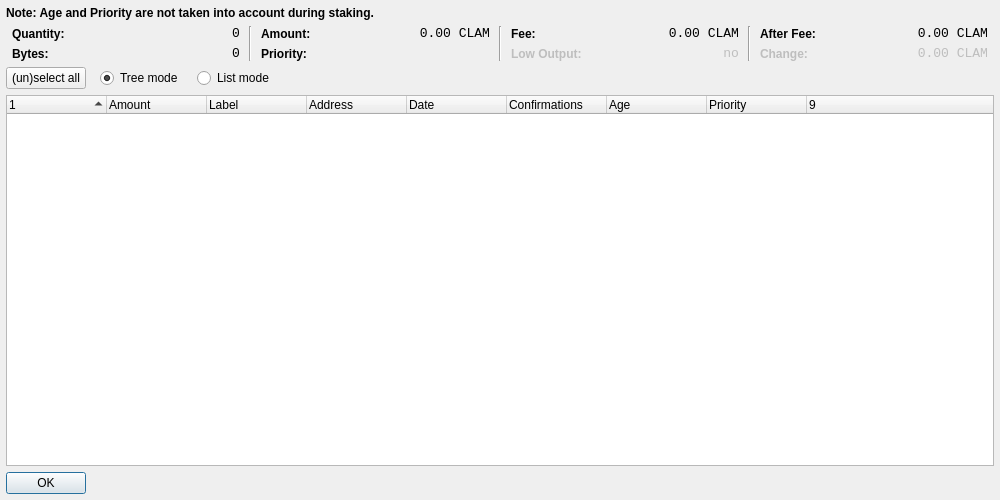
<?xml version="1.0" encoding="UTF-8"?>
<ui version="4.0">
 <class>CoinControlDialog</class>
 <widget class="QDialog" name="CoinControlDialog">
  <property name="geometry">
   <rect>
    <x>0</x>
    <y>0</y>
    <width>1000</width>
    <height>500</height>
   </rect>
  </property>
  <property name="windowTitle">
   <string>Coin Control</string>
  </property>
  <layout class="QGridLayout" name="gridLayout">
   <property name="leftMargin">
    <number>6</number>
   </property>
   <property name="topMargin">
    <number>6</number>
   </property>
   <property name="rightMargin">
    <number>6</number>
   </property>
   <property name="bottomMargin">
    <number>6</number>
   </property>
   <item row="3" column="0">
    <widget class="CoinControlTreeWidget" name="treeWidget">
     <property name="contextMenuPolicy">
      <enum>Qt::CustomContextMenu</enum>
     </property>
     <property name="sortingEnabled">
      <bool>false</bool>
     </property>
     <property name="columnCount">
      <number>9</number>
     </property>
     <attribute name="headerShowSortIndicator" stdset="0">
      <bool>true</bool>
     </attribute>
     <attribute name="headerStretchLastSection">
      <bool>true</bool>
     </attribute>
     <column>
      <property name="text">
       <string/>
      </property>
     </column>
     <column>
      <property name="text">
       <string>Amount</string>
      </property>
     </column>
     <column>
      <property name="text">
       <string>Label</string>
      </property>
     </column>
     <column>
      <property name="text">
       <string>Address</string>
      </property>
     </column>
     <column>
      <property name="text">
       <string>Date</string>
      </property>
     </column>
     <column>
      <property name="text">
       <string>Confirmations</string>
      </property>
      <property name="toolTip">
       <string>Confirmed</string>
      </property>
     </column>
     <column>
      <property name="text">
       <string>Age</string>
      </property>
      <property name="toolTip">
       <string>Age in days</string>
      </property>
     </column>
     <column>
      <property name="text">
       <string>Priority</string>
      </property>
     </column>
    </widget>
   </item>
   <item row="1" column="0">
    <layout class="QHBoxLayout" name="horizontalLayoutTop" stretch="0,0,0,0,0,0,0">
     <property name="spacing">
      <number>3</number>
     </property>
     <property name="topMargin">
      <number>0</number>
     </property>
     <property name="bottomMargin">
      <number>0</number>
     </property>
     <item>
      <layout class="QFormLayout" name="formLayoutCoinControl1">
       <property name="horizontalSpacing">
        <number>5</number>
       </property>
       <property name="verticalSpacing">
        <number>5</number>
       </property>
       <property name="leftMargin">
        <number>6</number>
       </property>
       <property name="rightMargin">
        <number>6</number>
       </property>
       <item row="0" column="0">
        <widget class="QLabel" name="labelCoinControlQuantityText">
         <property name="styleSheet">
          <string notr="true">font-weight:bold;</string>
         </property>
         <property name="text">
          <string>Quantity:</string>
         </property>
        </widget>
       </item>
       <item row="0" column="1">
        <widget class="QLabel" name="labelCoinControlQuantity">
         <property name="font">
          <font>
           <family>Monospace</family>
           <pointsize>10</pointsize>
          </font>
         </property>
         <property name="cursor">
          <cursorShape>IBeamCursor</cursorShape>
         </property>
         <property name="contextMenuPolicy">
          <enum>Qt::ActionsContextMenu</enum>
         </property>
         <property name="text">
          <string notr="true">0</string>
         </property>
         <property name="alignment">
          <set>Qt::AlignRight|Qt::AlignTrailing|Qt::AlignVCenter</set>
         </property>
         <property name="textInteractionFlags">
          <set>Qt::LinksAccessibleByMouse|Qt::TextSelectableByKeyboard|Qt::TextSelectableByMouse</set>
         </property>
        </widget>
       </item>
       <item row="1" column="0">
        <widget class="QLabel" name="labelCoinControlBytesText">
         <property name="styleSheet">
          <string notr="true">font-weight:bold;</string>
         </property>
         <property name="text">
          <string>Bytes:</string>
         </property>
        </widget>
       </item>
       <item row="1" column="1">
        <widget class="QLabel" name="labelCoinControlBytes">
         <property name="font">
          <font>
           <family>Monospace</family>
           <pointsize>10</pointsize>
          </font>
         </property>
         <property name="cursor">
          <cursorShape>IBeamCursor</cursorShape>
         </property>
         <property name="contextMenuPolicy">
          <enum>Qt::ActionsContextMenu</enum>
         </property>
         <property name="text">
          <string notr="true">0</string>
         </property>
         <property name="alignment">
          <set>Qt::AlignRight|Qt::AlignTrailing|Qt::AlignVCenter</set>
         </property>
         <property name="textInteractionFlags">
          <set>Qt::LinksAccessibleByMouse|Qt::TextSelectableByKeyboard|Qt::TextSelectableByMouse</set>
         </property>
        </widget>
       </item>
      </layout>
     </item>
     <item>
      <widget class="Line" name="line">
       <property name="orientation">
        <enum>Qt::Vertical</enum>
       </property>
      </widget>
     </item>
     <item>
      <layout class="QFormLayout" name="formLayoutCoinControl2">
       <property name="horizontalSpacing">
        <number>5</number>
       </property>
       <property name="verticalSpacing">
        <number>5</number>
       </property>
       <property name="leftMargin">
        <number>6</number>
       </property>
       <property name="rightMargin">
        <number>6</number>
       </property>
       <item row="0" column="0">
        <widget class="QLabel" name="labelCoinControlAmountText">
         <property name="styleSheet">
          <string notr="true">font-weight:bold;</string>
         </property>
         <property name="text">
          <string>Amount:</string>
         </property>
        </widget>
       </item>
       <item row="0" column="1">
        <widget class="QLabel" name="labelCoinControlAmount">
         <property name="font">
          <font>
           <family>Monospace</family>
           <pointsize>10</pointsize>
          </font>
         </property>
         <property name="cursor">
          <cursorShape>IBeamCursor</cursorShape>
         </property>
         <property name="contextMenuPolicy">
          <enum>Qt::ActionsContextMenu</enum>
         </property>
         <property name="text">
          <string notr="true">0.00 CLAM</string>
         </property>
         <property name="alignment">
          <set>Qt::AlignRight|Qt::AlignTrailing|Qt::AlignVCenter</set>
         </property>
         <property name="textInteractionFlags">
          <set>Qt::LinksAccessibleByMouse|Qt::TextSelectableByKeyboard|Qt::TextSelectableByMouse</set>
         </property>
        </widget>
       </item>
       <item row="1" column="0">
        <widget class="QLabel" name="labelCoinControlPriorityText">
         <property name="styleSheet">
          <string notr="true">font-weight:bold;</string>
         </property>
         <property name="text">
          <string>Priority:</string>
         </property>
        </widget>
       </item>
       <item row="1" column="1">
        <widget class="QLabel" name="labelCoinControlPriority">
         <property name="font">
          <font>
           <family>Monospace</family>
           <pointsize>10</pointsize>
          </font>
         </property>
         <property name="cursor">
          <cursorShape>IBeamCursor</cursorShape>
         </property>
         <property name="contextMenuPolicy">
          <enum>Qt::ActionsContextMenu</enum>
         </property>
         <property name="text">
          <string/>
         </property>
         <property name="alignment">
          <set>Qt::AlignRight|Qt::AlignTrailing|Qt::AlignVCenter</set>
         </property>
         <property name="textInteractionFlags">
          <set>Qt::LinksAccessibleByMouse|Qt::TextSelectableByKeyboard|Qt::TextSelectableByMouse</set>
         </property>
        </widget>
       </item>
      </layout>
     </item>
     <item>
      <widget class="Line" name="line_2">
       <property name="orientation">
        <enum>Qt::Vertical</enum>
       </property>
      </widget>
     </item>
     <item>
      <layout class="QFormLayout" name="formLayoutCoinControl3">
       <property name="horizontalSpacing">
        <number>5</number>
       </property>
       <property name="verticalSpacing">
        <number>5</number>
       </property>
       <property name="leftMargin">
        <number>6</number>
       </property>
       <property name="rightMargin">
        <number>6</number>
       </property>
       <item row="0" column="0">
        <widget class="QLabel" name="labelCoinControlFeeText">
         <property name="styleSheet">
          <string notr="true">font-weight:bold;</string>
         </property>
         <property name="text">
          <string>Fee:</string>
         </property>
        </widget>
       </item>
       <item row="0" column="1">
        <widget class="QLabel" name="labelCoinControlFee">
         <property name="font">
          <font>
           <family>Monospace</family>
           <pointsize>10</pointsize>
          </font>
         </property>
         <property name="cursor">
          <cursorShape>IBeamCursor</cursorShape>
         </property>
         <property name="contextMenuPolicy">
          <enum>Qt::ActionsContextMenu</enum>
         </property>
         <property name="text">
          <string notr="true">0.00 CLAM</string>
         </property>
         <property name="alignment">
          <set>Qt::AlignRight|Qt::AlignTrailing|Qt::AlignVCenter</set>
         </property>
         <property name="textInteractionFlags">
          <set>Qt::LinksAccessibleByMouse|Qt::TextSelectableByKeyboard|Qt::TextSelectableByMouse</set>
         </property>
        </widget>
       </item>
       <item row="1" column="0">
        <widget class="QLabel" name="labelCoinControlLowOutputText">
         <property name="enabled">
          <bool>false</bool>
         </property>
         <property name="styleSheet">
          <string notr="true">font-weight:bold;</string>
         </property>
         <property name="text">
          <string>Low Output:</string>
         </property>
        </widget>
       </item>
       <item row="1" column="1">
        <widget class="QLabel" name="labelCoinControlLowOutput">
         <property name="enabled">
          <bool>false</bool>
         </property>
         <property name="font">
          <font>
           <family>Monospace</family>
           <pointsize>10</pointsize>
          </font>
         </property>
         <property name="cursor">
          <cursorShape>IBeamCursor</cursorShape>
         </property>
         <property name="contextMenuPolicy">
          <enum>Qt::ActionsContextMenu</enum>
         </property>
         <property name="text">
          <string notr="true">no</string>
         </property>
         <property name="alignment">
          <set>Qt::AlignRight|Qt::AlignTrailing|Qt::AlignVCenter</set>
         </property>
         <property name="textInteractionFlags">
          <set>Qt::LinksAccessibleByMouse|Qt::TextSelectableByKeyboard|Qt::TextSelectableByMouse</set>
         </property>
        </widget>
       </item>
      </layout>
     </item>
     <item>
      <widget class="Line" name="line_3">
       <property name="orientation">
        <enum>Qt::Vertical</enum>
       </property>
      </widget>
     </item>
     <item>
      <layout class="QFormLayout" name="formLayoutCoinControl4">
       <property name="fieldGrowthPolicy">
        <enum>QFormLayout::AllNonFixedFieldsGrow</enum>
       </property>
       <property name="horizontalSpacing">
        <number>5</number>
       </property>
       <property name="verticalSpacing">
        <number>5</number>
       </property>
       <property name="leftMargin">
        <number>6</number>
       </property>
       <property name="rightMargin">
        <number>6</number>
       </property>
       <item row="0" column="0">
        <widget class="QLabel" name="labelCoinControlAfterFeeText">
         <property name="styleSheet">
          <string notr="true">font-weight:bold;</string>
         </property>
         <property name="text">
          <string>After Fee:</string>
         </property>
        </widget>
       </item>
       <item row="0" column="1">
        <widget class="QLabel" name="labelCoinControlAfterFee">
         <property name="font">
          <font>
           <family>Monospace</family>
           <pointsize>10</pointsize>
          </font>
         </property>
         <property name="cursor">
          <cursorShape>IBeamCursor</cursorShape>
         </property>
         <property name="contextMenuPolicy">
          <enum>Qt::ActionsContextMenu</enum>
         </property>
         <property name="text">
          <string notr="true">0.00 CLAM</string>
         </property>
         <property name="alignment">
          <set>Qt::AlignRight|Qt::AlignTrailing|Qt::AlignVCenter</set>
         </property>
         <property name="textInteractionFlags">
          <set>Qt::LinksAccessibleByMouse|Qt::TextSelectableByKeyboard|Qt::TextSelectableByMouse</set>
         </property>
        </widget>
       </item>
       <item row="1" column="0">
        <widget class="QLabel" name="labelCoinControlChangeText">
         <property name="enabled">
          <bool>false</bool>
         </property>
         <property name="styleSheet">
          <string notr="true">font-weight:bold;</string>
         </property>
         <property name="text">
          <string>Change:</string>
         </property>
        </widget>
       </item>
       <item row="1" column="1">
        <widget class="QLabel" name="labelCoinControlChange">
         <property name="enabled">
          <bool>false</bool>
         </property>
         <property name="font">
          <font>
           <family>Monospace</family>
           <pointsize>10</pointsize>
          </font>
         </property>
         <property name="cursor">
          <cursorShape>IBeamCursor</cursorShape>
         </property>
         <property name="contextMenuPolicy">
          <enum>Qt::ActionsContextMenu</enum>
         </property>
         <property name="text">
          <string notr="true">0.00 CLAM</string>
         </property>
         <property name="alignment">
          <set>Qt::AlignRight|Qt::AlignTrailing|Qt::AlignVCenter</set>
         </property>
         <property name="textInteractionFlags">
          <set>Qt::LinksAccessibleByMouse|Qt::TextSelectableByKeyboard|Qt::TextSelectableByMouse</set>
         </property>
        </widget>
       </item>
      </layout>
     </item>
    </layout>
   </item>
   <item row="4" column="0">
    <widget class="QDialogButtonBox" name="buttonBox">
     <property name="sizePolicy">
      <sizepolicy hsizetype="Maximum" vsizetype="Fixed">
       <horstretch>0</horstretch>
       <verstretch>0</verstretch>
      </sizepolicy>
     </property>
     <property name="orientation">
      <enum>Qt::Horizontal</enum>
     </property>
     <property name="standardButtons">
      <set>QDialogButtonBox::Ok</set>
     </property>
    </widget>
   </item>
   <item row="2" column="0">
    <layout class="QHBoxLayout" name="horizontalLayoutPanel" stretch="0,0,0,0">
     <property name="spacing">
      <number>14</number>
     </property>
     <item>
      <widget class="QPushButton" name="pushButtonSelectAll">
       <property name="sizePolicy">
        <sizepolicy hsizetype="Maximum" vsizetype="Fixed">
         <horstretch>0</horstretch>
         <verstretch>0</verstretch>
        </sizepolicy>
       </property>
       <property name="text">
        <string>(un)select all</string>
       </property>
      </widget>
     </item>
     <item>
      <widget class="QRadioButton" name="radioTreeMode">
       <property name="sizePolicy">
        <sizepolicy hsizetype="Maximum" vsizetype="Fixed">
         <horstretch>0</horstretch>
         <verstretch>0</verstretch>
        </sizepolicy>
       </property>
       <property name="text">
        <string>Tree mode</string>
       </property>
       <property name="checked">
        <bool>true</bool>
       </property>
      </widget>
     </item>
     <item>
      <widget class="QRadioButton" name="radioListMode">
       <property name="sizePolicy">
        <sizepolicy hsizetype="Maximum" vsizetype="Fixed">
         <horstretch>0</horstretch>
         <verstretch>0</verstretch>
        </sizepolicy>
       </property>
       <property name="text">
        <string>List mode</string>
       </property>
      </widget>
     </item>
     <item>
      <spacer name="horizontalSpacer">
       <property name="orientation">
        <enum>Qt::Horizontal</enum>
       </property>
       <property name="sizeHint" stdset="0">
        <size>
         <width>40</width>
         <height>20</height>
        </size>
       </property>
      </spacer>
     </item>
    </layout>
   </item>
   <item row="0" column="0">
    <widget class="QLabel" name="label">
     <property name="font">
      <font>
       <weight>75</weight>
       <bold>true</bold>
      </font>
     </property>
     <property name="text">
      <string>Note: Age and Priority are not taken into account during staking.</string>
     </property>
    </widget>
   </item>
  </layout>
 </widget>
 <customwidgets>
  <customwidget>
   <class>CoinControlTreeWidget</class>
   <extends>QTreeWidget</extends>
   <header>coincontroltreewidget.h</header>
  </customwidget>
 </customwidgets>
 <resources/>
 <connections/>
</ui>
